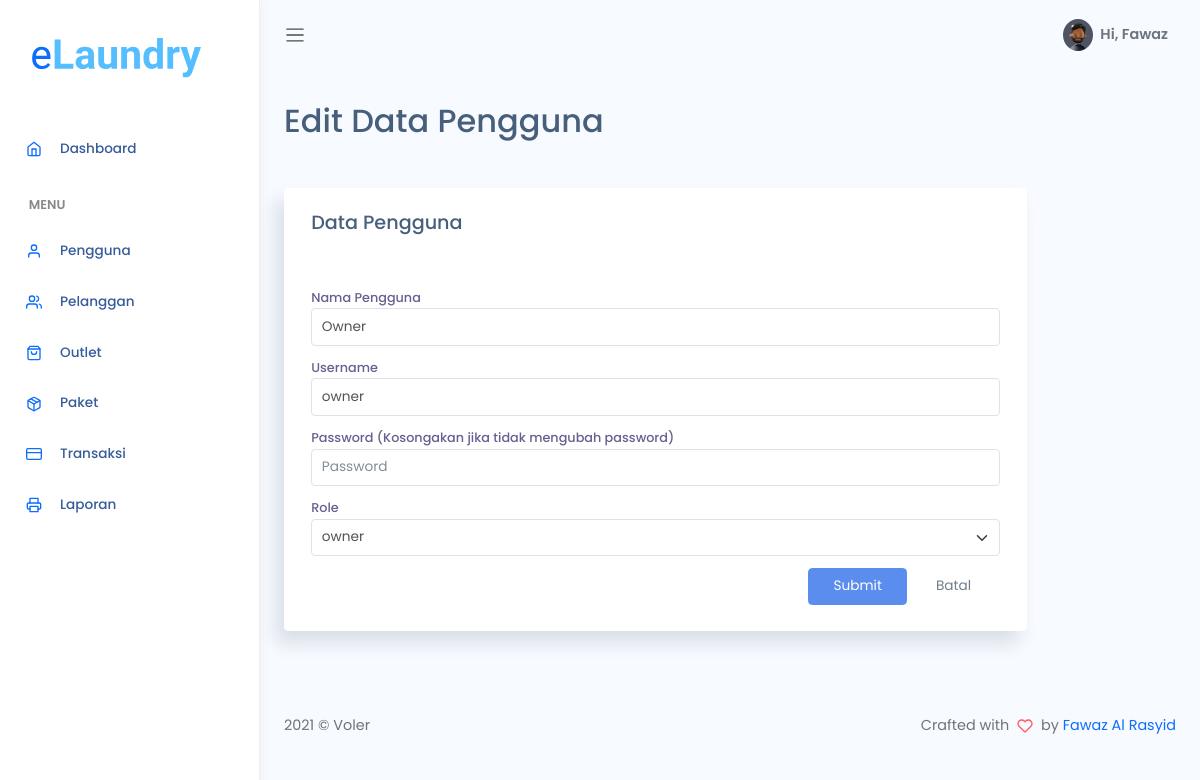
The app's page /admin/edit_pengguna.php?id=3 (signed in) with its own data.
### tables this page shows
CREATE TABLE `user` (
  `id_user` int(11) NOT NULL,
  `nama_user` varchar(228) DEFAULT NULL,
  `username` varchar(228) DEFAULT NULL,
  `password` varchar(228) DEFAULT NULL,
  `outlet_id` int(11) DEFAULT NULL,
  `role` enum('admin','kasir','owner') DEFAULT NULL
);

### admin/edit_pengguna.php (the view, shortened to what this page needs)
<?php
$title = 'Edit Data Pengguna';
require 'koneksi.php';
$role = [
    'admin',
    'owner',
    'kasir'
];
$id_user = $_GET['id'];
$query = "SELECT * FROM user WHERE id_user = '$id_user'";
$queryedit = mysqli_query($conn, $query);
require 'header.php';
?>
<div class="main-content container-fluid">
    <div class="page-title mb-5">
        <h3><?= $title; ?></h3>
    </div>
    <section class="section">
        <section id="basic-vertical-layouts">
            <div class="col-md-10 col-12">
                <div class="card">
                    <div class="card-header">
                        <h4 class="card-title">Data Pengguna</h4>
                    </div>
                    <div class="card-content">
                        <div class="card-body">
                            <?php while ($edit = mysqli_fetch_array($queryedit)) {
                            ?>
                            <form class="form form-vertical" action="" method="POST">
                                <div class="form-body">
                                    <div class="row">
                                        <div class="col-12">
                                            <div class="form-group">
                                                <label for="first-name-vertical">Nama Pengguna</label>
                                                <input name="nama_user" type="text" class="form-control" id="name"
                                                    value="<?= $edit['nama_user']; ?>" placeholder="Nama">
                                            </div>
                                            <div class="form-group">
                                                <label for="first-name-vertical">Username</label>
                                                <input name="username" type="text" class="form-control" id="username"
                                                    value="<?= $edit['username']; ?>" placeholder="Username">
                                            </div>
                                            <div class="form-group">
                                                <label for="first-name-vertical">Password (Kosongakan jika tidak
                                                    mengubah password)</label>
                                                <input name="password" type="text" class="form-control" id="password"
                                                    placeholder="Password">
                                            </div>
                                            <div class="form-group">
                                                <label for="defaultSelect">Role</label>
                                                <select name="role" class="form-select" id="role">
                                                    <?php foreach ($role as $key) : ?>
                                                    <?php if ($key == $edit['role']) : ?>
                                                    <option value="<?= $key ?>" selected><?= $key ?></option>
                                                    <?php endif ?>
                                                    <?php endforeach ?>
                                                </select>
                                            </div>
                                        </div>
                                        <div class="col-12 d-flex justify-content-end">
                                            <button type="submit" name="btn-simpan"
                                                class="btn btn-primary me-1 mb-1">Submit</button>
                                            <button href="javascript:void(0)" onclick="window.history.back();"
                                                type="reset" class="btn btn-light-secondary me-1 mb-1">Batal</button>
                                        </div>
                                    </div>
                                </div>
                            </form>
                            <?php } ?>
                        </div>
                    </div>
                </div>
            </div>
        </section>
    </section>
</div>
<?php require 'footer.php';

### assets/css/app.css (style rules this page uses)
* { font-family: 'Poppins', sans-serif; }
#main .main-content { padding: 2rem 1.5rem }
#main .main-content .page-title h3 { font-size: 2rem }
a, button { outline: 0 }
.btn.btn-danger, .btn.btn-dark, .btn.btn-info, .btn.btn-light, .btn.btn-link, .btn.btn-primary, .btn.btn-secondary, .btn.btn-success, .btn.btn-warning { color: #fff }
.form-group { margin-bottom: .7rem }
.form-group label { font-size: .800rem; color: rgba(35, 28, 99, .7); font-weight: 500 }
.card { box-shadow: -8px 12px 18px 0 rgba(25, 42, 70, .13); margin-bottom: 2.2rem }
.card .card-header { border: none }
.card .card-header h4 { font-size: 1.2rem }
.card .card-content { position: relative }
.card .card-title { font-size: 1.2rem }
.card .card-body { padding: 1.4rem 1.7rem }

### records on screen
user: nama_user "Owner", username "owner", role "owner"

### other values on screen
$_SESSION['nama_user'] "Fawaz"
$title "Edit Data Pengguna"
